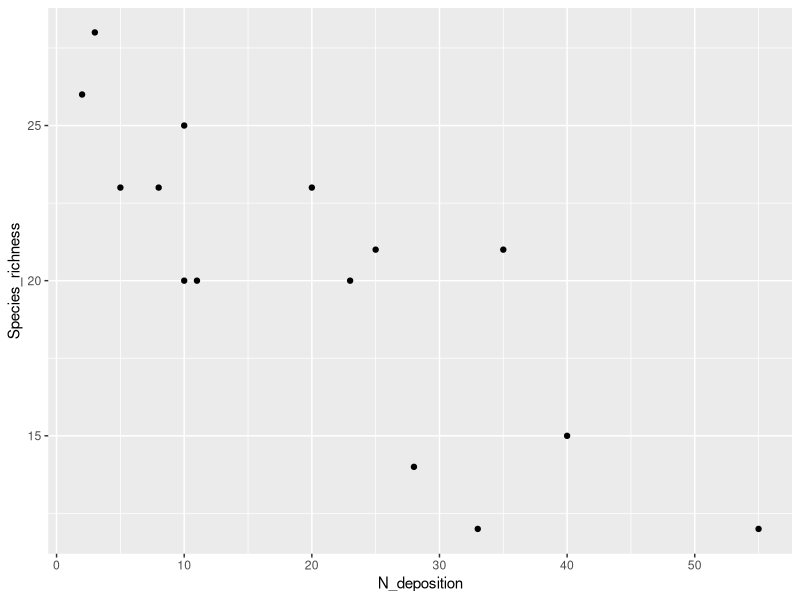
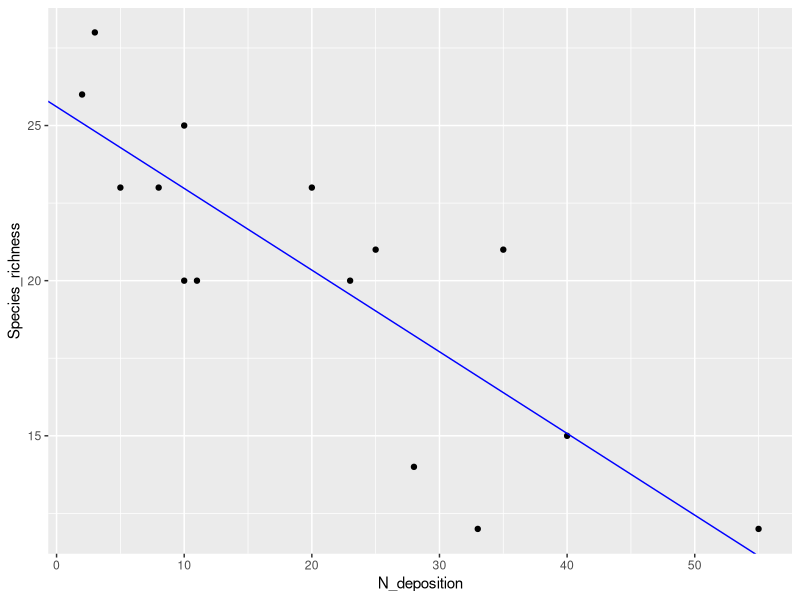
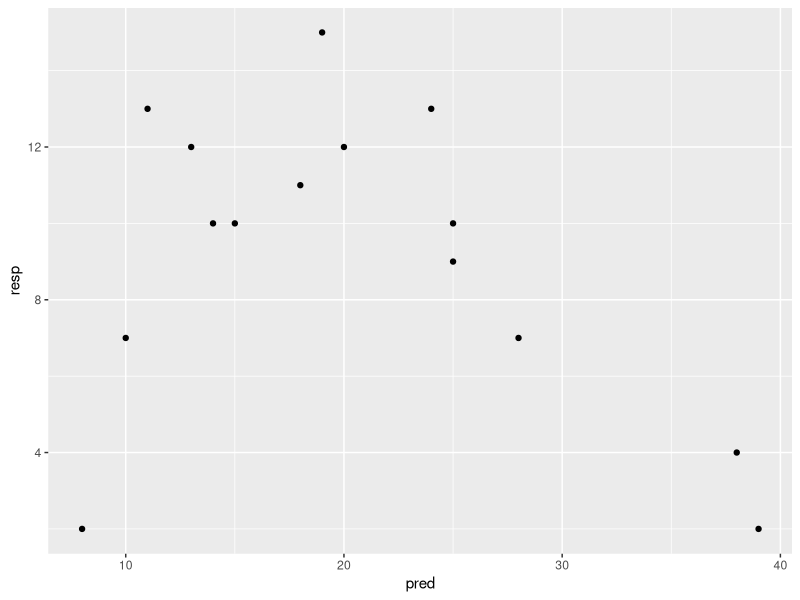
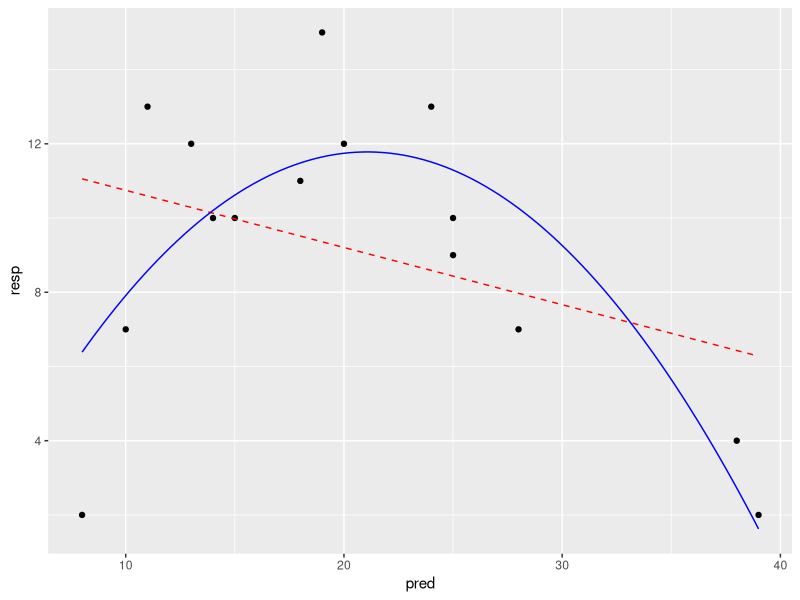
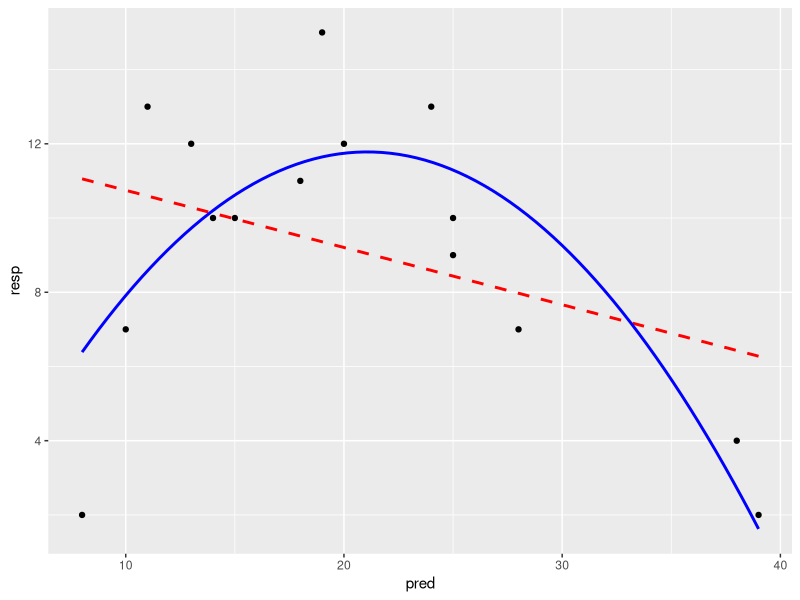
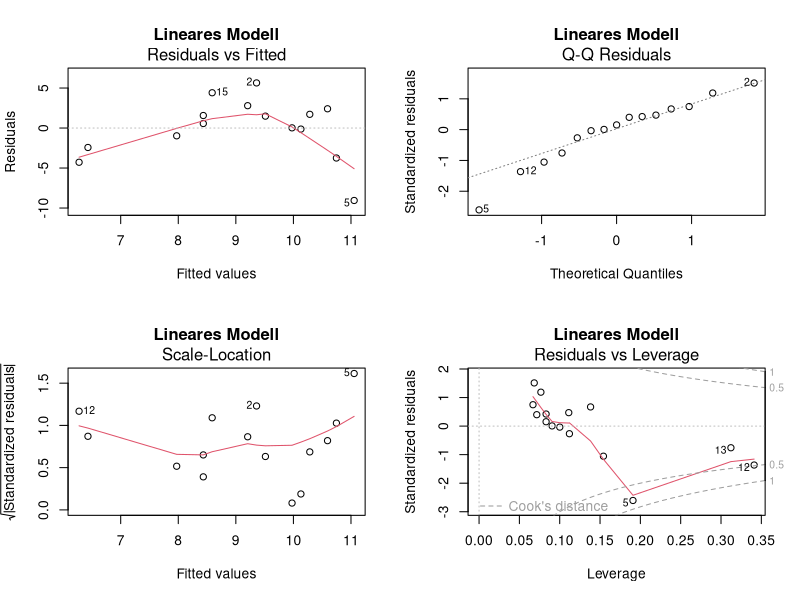
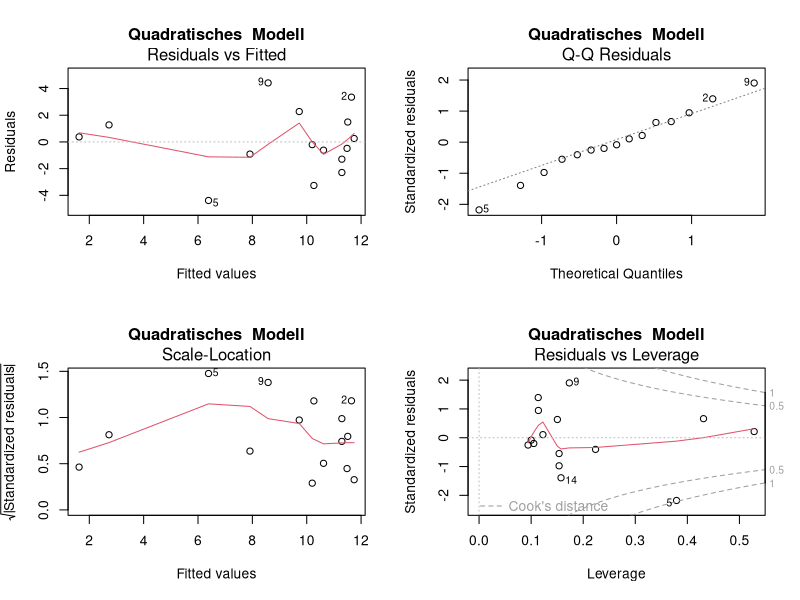
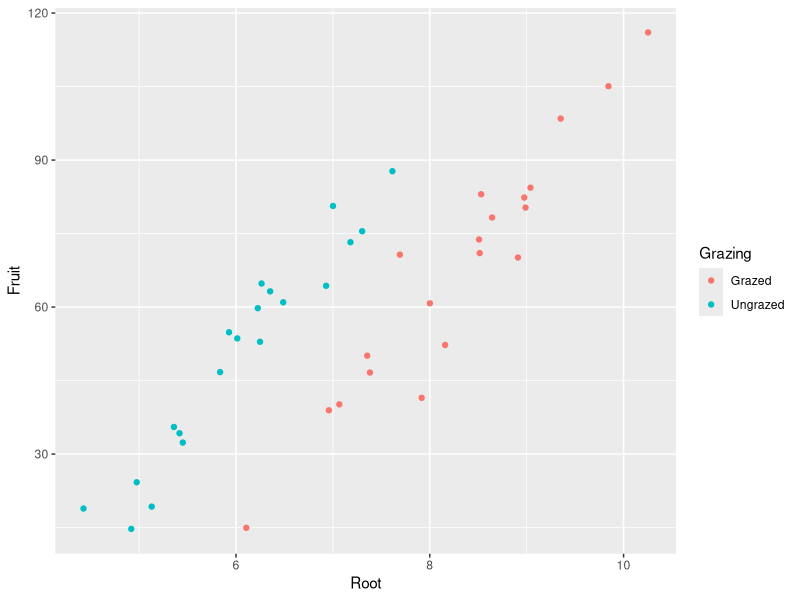

Recreate these plots in R, in order.
#' ---
#' lesson: Statistik3
#' knitr:
#'   opts_chunk: 
#'     collapse: false 
#' ---
#' 
#' 
#' # Statistik 3: Demo
#' 
#' [Demoscript herunterladen (.R)](../purl/Statistik3_Demo.R){.dld}
#' 
#' [Demoscript herunterladen (.qmd)](../purl/Statistik3_Demo.qmd){.dld}
#' 
#' 
#' ## Korrelation vs. Regression
#' 
## -----------------------------------------------------------------------------
library(readr)
library(ggplot2)

#' 
#' 
## -----------------------------------------------------------------------------
# Datensatz zum Einfluss von Stickstoffdepositionen auf den Pflanzenartenreichtum
df <- read_delim("datasets/stat/Nitrogen.csv", delim = ";")
summary(df)

# Plotten der Beziehung
ggplot(df, aes(N_deposition, Species_richness)) +
  geom_point()

#' 
## -----------------------------------------------------------------------------
# Pearson Korrelation
# zuerst Species_richness dann N_deposition
cor.test(df$Species_richness, df$N_deposition, method = "pearson")

# Pearson Korrelation
# zuerst N_deposition dann Species_richness  
cor.test(df$N_deposition, df$Species_richness, method = "pearson") 

# Rang-Korrelation Spearman
cor.test(df$Species_richness, df$N_deposition, method = "spearman")

# Rang-Korrelation Kendall
cor.test(df$Species_richness, df$N_deposition, method = "kendall")

# Jetzt als Regression

# zuerst Species_richness dann N_deposition
lm_1 <- lm(Species_richness ~ N_deposition, data = df) 
lm_1

# zuerst N_deposition dann Species_richness  
lm(N_deposition ~ Species_richness, data = df) 

 
summary(lm_1) 

# Signifikantes Ergebnis visualisieren
ggplot(df, aes(x = N_deposition, y = Species_richness)) +
  geom_point() +
  geom_abline(intercept = lm_1$coefficients[1], slope = lm_1$coefficients[2], 
              color = "blue")

#' 
#' 
#' ## Einfache und Polynomische Regression
#' 
## -----------------------------------------------------------------------------
# Daten generieren 

# "pred" sei unsere unabhängige Variable
pred <- c(20, 19, 25, 10, 8, 15, 13, 18, 11, 14, 25, 39, 38, 28, 24) 

# "resp" sei unsere abhängige Variable
resp <- c(12, 15, 10, 7, 2, 10, 12, 11, 13, 10, 9, 2, 4, 7, 13) 

# Dataframe erstellen
df_2 <- data.frame(pred, resp) 

# Daten anschauen
ggplot(df_2, aes(pred, resp)) +
  geom_point()

#' 
#' 
## -----------------------------------------------------------------------------
# Modell definieren und anschauen

# Einfaches lineares Modell
lm_1 <- lm(resp ~ pred, data = df_2) 

# Modell anschauen
summary(lm_1) 

#' 
#' -> kein signifikanter Zusammenhang im einfachen linearen Modell und entsprechend 
#' kleines Bestimmtheitsmass (adj. R^2^ = 0.07)
#' 
#' 
## -----------------------------------------------------------------------------
# Polynomische Regression Modell definieren und anschauen 

# lineares Modell mit quadratischem Termsummary
lm_quad <- lm(resp ~ pred + I(pred^2), data = df_2) 

# lineares Modell mit quadratischem Term anschauen
summary(lm_quad) 

#' 
#' -> Signifikanter Zusammenhang und viel besseres Bestimmtheitsmass 
#' (adj. R^2^ = 0.60)
#' 
#' 
## -----------------------------------------------------------------------------
# Modelle darstellen

# Vorhersagen der Modelle generieren

# 100 x-Werte, mit denen man die Modelle "füttern" kann 
xv <- seq( min(df_2$pred), max(df_2$pred), length = 100) 

# Vorhersagen des linearen Modells für die y-Werte
y_lm_1 <- predict(lm_1, data.frame(pred = xv) ) 

# Vorhersagen des quadratischen Modells für die y-Werte
y_lm_quad <- predict(lm_quad, data.frame(pred = xv)) 

ModPred <- data.frame(xv, y_lm_1, y_lm_quad)

# Modellvorhersagen plotten
ggplot(df_2, aes(x = pred, y = resp)) +
  geom_point() +
  geom_line(data = ModPred, aes(x = xv, y = y_lm_1), 
            color = "red", linetype = "dashed") + 
  geom_line(data = ModPred, aes(x = xv, y = y_lm_quad), color = "blue")

# Mit der funktion geom_smooth welche predict im Hintergrund verwendet
ggplot(df_2, aes(x = pred, y = resp)) +
  geom_point() +
  geom_smooth(method = "lm", formula = y ~ x, color = "red", linetype = "dashed",
              se = FALSE) +
  geom_smooth(method = "lm", formula = y ~ x + I(x^2), 
              color = "blue", se = FALSE)

#' 
## -----------------------------------------------------------------------------
# Residualplots
par(mfrow = c(2, 2))
plot(lm_1, main = "Lineares Modell")
plot(lm_quad, main = "Quadratisches  Modell")

#' 
#' -> Die Plots sehen beim Modell mit quadratischem Term besser aus
#' 
#' ## ANCOVA
#' 
#' Experiment zur Fruchtproduktion ("Fruit") von Ipomopsis sp. in Abhängigkeit von 
#' der Beweidung ("Grazing" mit 2 Levels: "Grazed", "Ungrazed") und korrigiert für 
#' die Pflanzengrösse vor der Beweidung (hier ausgedrückt als Durchmesser an der 
#' Spitze des Wurzelstock: "Root")
#' 
## -----------------------------------------------------------------------------
# Daten einlesen und anschauen
compensation <- read_delim("datasets/stat/ipomopsis.csv")
compensation$Grazing <- as.factor(compensation$Grazing)

str(compensation)
summary(compensation)

# Plotten der vollständigen Daten/Information
ggplot(compensation, aes(x = Root, y = Fruit, color = Grazing)) +
  geom_point()

#' 
#' -> Je grösser die Pflanze, desto grösser ihre Fruchtproduktion.
#' -> Die grössere Fruchtproduktion innerhalb der beweideten Gruppe scheint ein 
#' Resultat von unterschiedlichen Pflanzengrössen zwischen den Gruppen zu sein.
#' 
## -----------------------------------------------------------------------------
# Lineare Modelle definieren und anschauen

# Volles Modell mit Interaktion
aoc_1 <- lm(Fruit ~ Root * Grazing, data = compensation) 
summary.aov(aoc_1)

# Finales Modell ohne die (nicht signifikante) Interaktion
aoc_2 <- lm(Fruit ~ Grazing + Root, data = compensation) 
summary.aov(aoc_2) # ANOVA-Tabelle
summary(aoc_2) # Parameter-Tabelle

# Residualplots anschauen
par(mfrow = c(2, 2) ) # 2x2 Plots pro Grafik
plot(aoc_2)

#' 
#' -> Das ANCOVA-Modell widerspiegelt die Zusammenhänge wie sie aufgrund der 
#' grafisch dargestellten Daten zu vermuten sind gut. Die Residual-Plots zeigen 3 Ausreisser (Beobachtungen 27, 34 und 37), welche "aus der Reihe tanzen".
#' 
## -----------------------------------------------------------------------------
# Visualisierung
ggplot(compensation, aes(x = Root, y = Fruit, color = Grazing)) +
  geom_point() +
  stat_smooth(formula = y ~ x, method = "lm" ) +
  ylim(0, 125)
